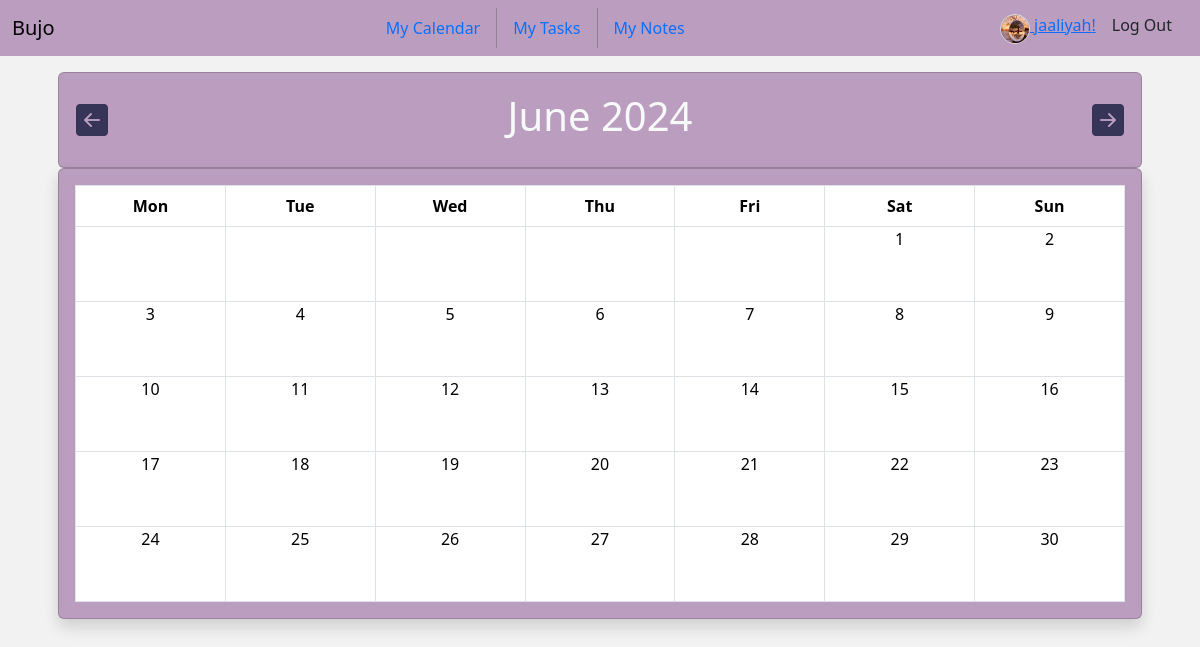
The app's page /calendar/ (signed in) with its own data.
### planner/models.py (models this page shows)
class User(AbstractUser):
    avatar = models.ImageField(default="https://static.vecteezy.com/system/resources/thumbnails/009/734/564/small/default-avatar-profile-icon-of-social-media-user-vector.jpg", upload_to="user_images")
    bio = models.TextField()

### planner/views.py (the view)
# urls.py: re_path(r'^calendar/$', views.CalendarView.as_view(), name="calendar"),
class CalendarView(LoginRequiredMixin, ListView):
    model = Task
    template_name = 'planner/calendar.html'
    login_url = "/login"
    def get_context_data(self, **kwargs):
        context = super().get_context_data(**kwargs)
        user = self.request.user
        d = get_date(self.request.GET.get('month', None))
        print(d)
        cal = Calendar(d.year, d.month, user)
        html_cal = cal.formatmonth(withyear=True)
        context['calendar'] = mark_safe(html_cal)
        context['date'] = f'{MONTHS[d.month - 1]} {d.year}'
        context['prev_month'] = prev_month(d)
        context['next_month'] = next_month(d)
        context['prev_year'] = prev_year(d)
        context['next_year'] = next_year(d)
        return context

### planner/utils.py (called while the page is built)
    def generatePageUrl(self, day):
        return (f'/{self.year}/{self.month}/{day}')

    def formatweek(self, theweek):
        week = ''
        for d, weekday in theweek:
            week += self.formatday(d)
        return f'<tr> {week} </tr>'

    def formatmonth(self, withyear=True):
        cal = f'<table class="calendar table table-bordered ">\n'
        cal += f'<thead>{self.formatweekheader()}</thead>\n'
        print(cal)
        cal += f'<tbody>\n'
        for week in self.monthdays2calendar(self.year, self.month):
            cal += f'{self.formatweek(week)}\n'
        cal += f'</tbody>\n</table>'
        return cal

### planner/views.py (called while the page is built)
def prev_month(d):
        first = d.replace(day=1)
        prev_month = first - datetime.timedelta(days=1)
        month = 'month=' + str(prev_month.year) + '-' + str(prev_month.month)
        return month

def next_month(d):
        days_in_month = calendar.monthrange(d.year, d.month)[1]
        last = d.replace(day=days_in_month)
        next_month = last + datetime.timedelta(days=1)
        month = 'month=' + str(next_month.year) + '-' + str(next_month.month)
        return month

def prev_year(d):
        first = d.replace(day=1)
        prev_year = first - datetime.timedelta(days=365)
        print(prev_year)
        month = 'month=' + str(prev_year.year) + '-' + str(prev_year.month)
        return month

def next_year(d):
        first = d.replace(day=1)
        next_year = first + datetime.timedelta(days=365)
        month = 'month=' + str(next_year.year) + '-' + str(next_year.month)
        return month

def get_date(req_day):
        if req_day:
            year, month = (int(x) for x in req_day.split('-'))
            return datetime.date(year, month, day=1)
        return datetime.date.today()

### planner/templates/planner/calendar.html
{% extends "planner/layout.html" %}
{% block main %}
<div class="container-fluid container-lg">
    <div class="p-3">
        <div class="row">
            <div class="col">
                <div class="card bg-primary">
                    <div class="card-body">
                        <div class="row align-items-center justify-content-between">
                            <div class="col-auto">
                                <a class="btn px-0 mx-0" href="{% url 'calendar' %}?{{ prev_month }}"><i
                                        class="bi bi-arrow-left-square-fill text-secondary "
                                        style="font-size: 2rem;"></i></a>
                            </div>
                            <div class="col-auto">
                                <h1 class="text-light display-6"> {{date}} </h1>
                            </div>
                            <div class="col-auto">
                                <a class="btn px-0 mx-0" href="{% url 'calendar' %}?{{ next_month }}"><i
                                        class="bi bi-arrow-right-square-fill text-secondary "
                                        style="font-size: 2rem;"></i></a>
                            </div>
                        </div>
                    </div>
                </div>
            </div>
        </div>
        <div class="row">
            <div class="col">
                <div class="card shadow bg-primary">
                    <div class="card-body">
                        {{calendar}}
                    </div>
                </div>
            </div>
        </div>
    </div>
</div>
{% endblock %}

### planner/templates/planner/layout.html (shortened to what this page needs)
{% load static %}
<!DOCTYPE html>
<html lang="en">
<head>
    <link rel="stylesheet" href="https://cdn.jsdelivr.net/npm/bootstrap-icons@1.11.2/font/bootstrap-icons.min.css">
    <link href="https://cdn.jsdelivr.net/npm/bootstrap@5.3.2/dist/css/bootstrap.min.css" rel="stylesheet"
>
    <link rel="stylesheet" href="{% static 'planner/colors.css' %}">
    <link rel="stylesheet" href="{% static 'planner/styles.css' %}">
</head>
<body class="">
    <div class="vh-100">
        <nav class="navbar sticky-top bg-primary">
            <div class="container-fluid">
                <a class="navbar-brand" href="{% url 'index' %}">Bujo</a>
                {% if user.is_authenticated %}
                <ul class="nav">
                    <li class="nav-item">
                        <a class="nav-link" href="{% url 'calendar' %}">My Calendar</a>
                    </li>
                    <li class="nav-item">
                        <a class="nav-link" href="{% url 'taskList' %}">My Tasks</a>
                    </li>
                    <li class="nav-item">
                        <a class="nav-link" href="{% url 'noteList' %}">My Notes</a>
                    </li>
                </ul>
                <div class="d-flex">
                    <a class="nav-brand" href="{% url 'profile' %}">
                        <img src="{{user.avatar.url}}" alt="User Avatar"
                            class="d-inline-block align-text-top border rounded-circle" height="30" width="30">
                        {{user.username}}!</a>
                    <a class="mx-3 nav-link" href="{% url 'logout' %}">Log Out</a>
                </div>
                {% else %}
                <div class="">
                    <a class="nav-link me-2" href="{% url 'login' %}">Log In</a>
                    <a class="nav-link" href="{% url 'register' %}">Register</a>
                </div>
                {% endif %}
            </div>
        </nav>
        <main>
            <div class="container-fluid mainContent">
                {% block main %}
                {% endblock %}
            </div>
        </main>
    </div>
</body>
</html>

### planner/static/planner/colors.css (style rules this page uses)
.bg-primary { background-color: #bb9ebf !important; }
.text-secondary { color: #363457 !important; }

### planner/static/planner/styles.css (style rules this page uses)
:root { --app-height: 100vh; --primary-color: #c00000; --secondary-color: #525252; --tertiary-color: rgb(132, 134, 124); --soft-color: #f2f2f2; --color2: #FBFEF9; --color3: #85877C; --color4: #0a090C; --color5: #07393C; --color6: #e9e2eec9; --bs-primary: #7e569b; }
:root, [data-bs-theme=light] { --bs-primary: #9a43d8c9; }
.calendar { margin: auto; table-layout: fixed; }
.calendar th { text-align: center; }
.calendar td { height: 75px !important; max-height: 75px !important; min-height: 75px !important; overflow: scroll; }
.mainContent { height: calc(100vh - 56px); background-color: var(--soft-color); }

### records on screen
User: avatar (picture), username "jaaliyah"

### other values on screen
{{ date }} "June 2024"
{{ calendar }} "Mon Tue Wed Thu Fri Sat Sun 1 2 3 4 5 6 7 8 9 10 11 12 13 14 15 16 17 18 19 20 21 22 23 24 25 26 27 28 29 30"
